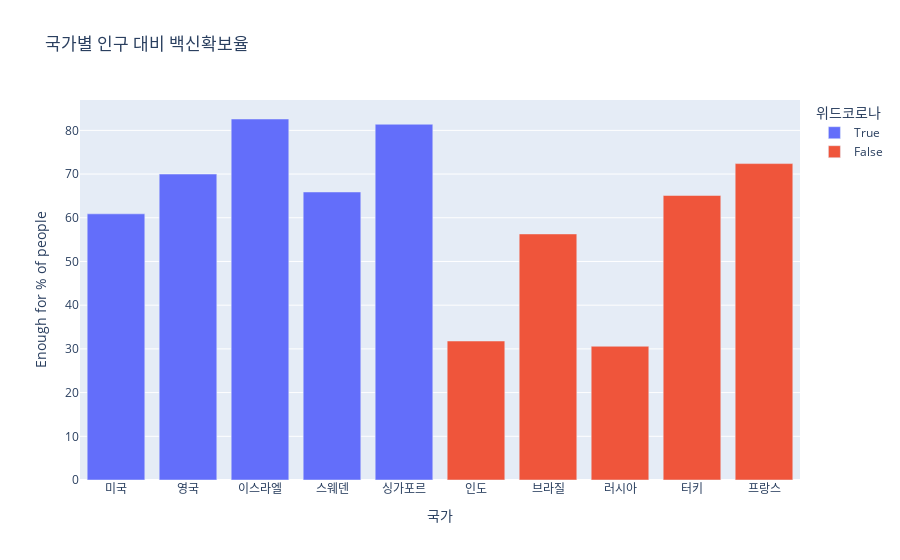

The notebook cell saved with this chart:
### Code cell
data_compare.sort_values(by='Enough for % of people')
fig = px.bar(data_compare, x="국가", y="Enough for % of people", color="위드코로나", title="국가별 인구 대비 백신확보율")
fig.show()

### Figure 1 — Plotly figure (JSON) as saved in the notebook; plotly's stock layout.template omitted (floating-point values rounded to 4 significant figures)
{"data": [{"alignmentgroup": "True", "hovertemplate": "위드코로나=True<br>국가=%{x}<br>Enough for % of people=%{y}<extra></extra>", "legendgroup": "True", "marker": {"color": "#636efa", "pattern": {"shape": ""}}, "name": "True", "offsetgroup": "True", "orientation": "v", "showlegend": true, "textposition": "auto", "type": "bar", "x": ["미국", "영국", "이스라엘", "스웨덴", "싱가포르"], "xaxis": "x", "y": [60.9, 70, 82.6, 65.9, 81.4], "yaxis": "y"}, {"alignmentgroup": "True", "hovertemplate": "위드코로나=False<br>국가=%{x}<br>Enough for % of people=%{y}<extra></extra>", "legendgroup": "False", "marker": {"color": "#EF553B", "pattern": {"shape": ""}}, "name": "False", "offsetgroup": "False", "orientation": "v", "showlegend": true, "textposition": "auto", "type": "bar", "x": ["인도", "브라질", "러시아", "터키", "프랑스"], "xaxis": "x", "y": [31.8, 56.3, 30.6, 65.1, 72.4], "yaxis": "y"}], "layout": {"barmode": "relative", "legend": {"title": {"text": "위드코로나"}, "tracegroupgap": 0}, "title": {"text": "국가별 인구 대비 백신확보율"}, "xaxis": {"anchor": "y", "domain": [0, 1], "title": {"text": "국가"}}, "yaxis": {"anchor": "x", "domain": [0, 1], "title": {"text": "Enough for % of people"}}}}
